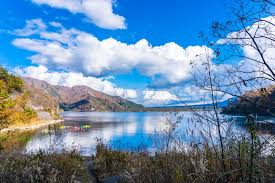
#> input picture t1.jpg, 275 x 183 px, found by its file name
$ python 11-8.py
#> lines starting #> are read from the running program, lines starting #| are printed output that depends on the picture
import cv2
import numpy as np
#均值濾波器(低通濾波器)
#取附近像素的平均值計算
src=cv2.imread("t1.jpg")
#> src is the input picture: shape (183, 275, 3); mean B, G, R 170.7, 140, 106.1
dst1=cv2.blur(src,(3,3))
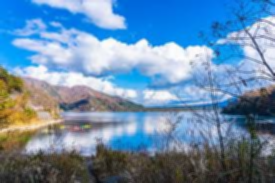
#> dst1: shape (183, 275, 3); mean B, G, R 170.8, 140, 106.1
dst2=cv2.blur(src,(7,7))
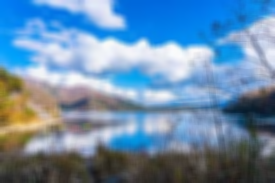
#> dst2: shape (183, 275, 3); mean B, G, R 170.8, 140.1, 106.1

#方框濾波器
#控制數值在0~255之間(沒有特別去定義，只是盡可能避免溢出)
#normalize=1:歸一化，反之
#輸出像素值 = 核內所有像素值的總和 / 核大小(中心點)
cst1=cv2.boxFilter(src,-1,(3,3),normalize=0)
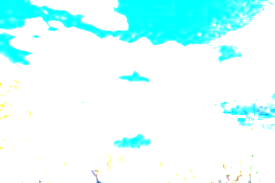
#> cst1: shape (183, 275, 3); mean B, G, R 254.3, 254.8, 217.3
cst2=cv2.boxFilter(src,-1,(7,7),normalize=1)


cv2.imshow("img",src)
cv2.imshow("d1",dst1)
cv2.imshow("d2",dst2)

cv2.imshow("cst1",cst1)
cv2.imshow("cst2",cst2)

cv2.waitKey(0)
cv2.destroyAllWindows()
